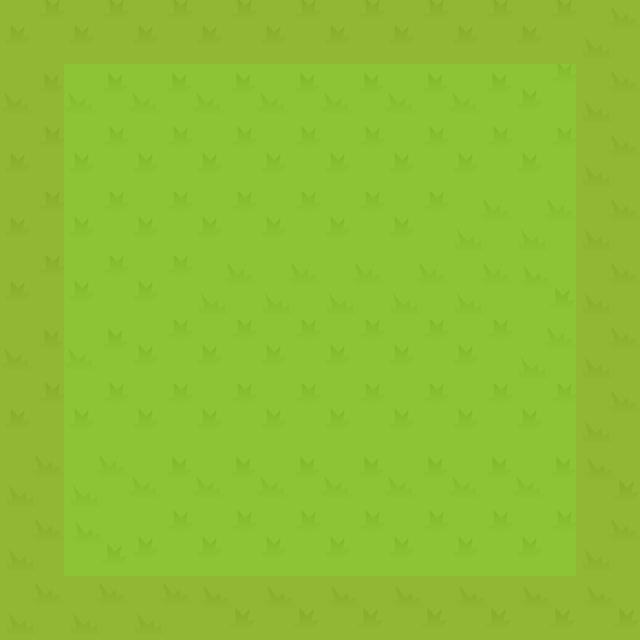

Below is a game level as drawn by its tile map, then a one-line description and the .tmx file that defines it, in full:
An orthogonal 10x10 tile map with 64x64 px tiles, 2 tile layers (floor, meta), 2 tilesets.

<map version="1.2" tiledversion="1.2.2" orientation="orthogonal" renderorder="right-down" width="10" height="10" tilewidth="64" tileheight="64" infinite="0" nextlayerid="3" nextobjectid="1">
 <tileset firstgid="1" source="RPGpack_sheet_2X.tsx" />
 <tileset firstgid="1041" source="meta.tsx" />
 <layer id="1" name="floor" width="10" height="10">
  <data encoding="csv">
43,43,43,43,43,43,43,43,43,44,
83,83,83,83,83,83,83,83,43,44,
123,123,123,123,123,123,123,123,43,44,
43,43,43,43,43,43,43,44,44,44,
43,43,43,44,44,44,44,44,84,44,
83,83,43,43,43,43,43,43,44,44,
123,123,43,43,43,43,43,43,43,44,
124,44,83,83,83,83,83,83,83,84,
124,84,123,123,123,123,123,123,123,124,
124,124,124,84,84,84,84,84,84,84
</data>
 </layer>
 <layer id="2" name="meta" width="10" height="10">
  <data encoding="csv">
1041,1041,1041,1041,1041,1041,1041,1041,1041,1041,
1041,0,0,0,0,0,0,0,0,1041,
1041,0,0,0,0,0,0,0,0,1041,
1041,0,0,0,0,0,0,0,0,1041,
1041,0,0,0,0,0,0,0,0,1041,
1041,0,0,0,0,0,0,0,0,1041,
1041,0,0,0,0,0,0,0,0,1041,
1041,0,0,0,0,0,0,0,0,1041,
1041,0,0,0,0,0,0,0,0,1041,
1041,1041,1041,1041,1041,1041,1041,1041,1041,1041
</data>
 </layer>
</map>
